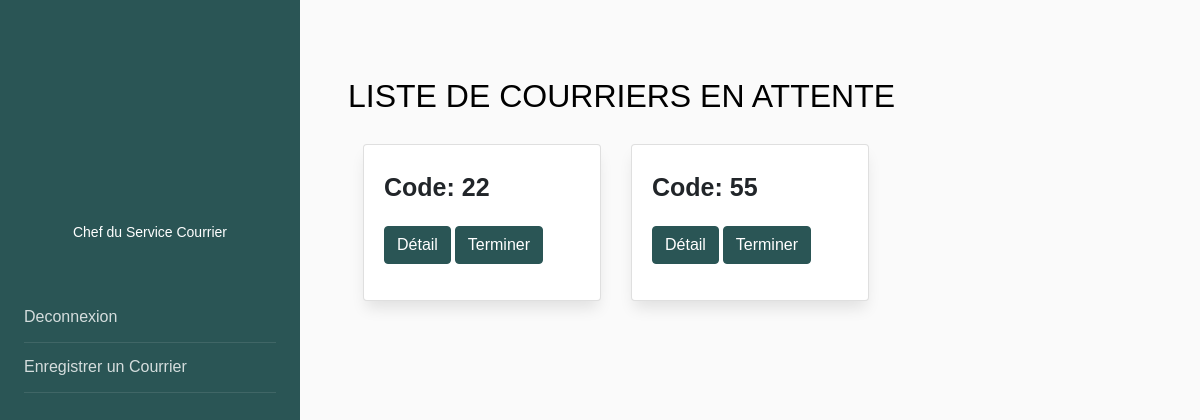
The app's page /courrier_attente/, older data.
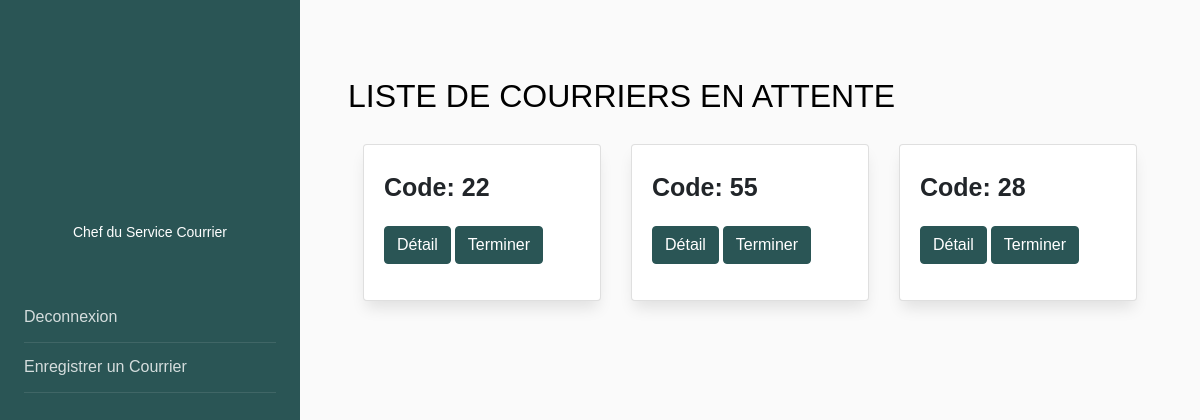
The same page, newer data.
### senat/models.py (models this page shows, shortened)
class Courrier(models.Model):
    transmetteur = models.CharField(max_length=150, choices=EMETTEUR)
    recepteur = models.CharField(max_length=100, choices=RECEPTEUR)
    types = models.CharField(max_length=100, choices=TYPES_COURRIERS)
    structure = models.CharField(max_length=100, choices=STRUCTURE, null=True, blank=True)
    code = models.CharField(max_length=100, null=False, blank=False)
    annee = models.CharField(max_length=100, null=True, blank=True)
    date = models.DateField(blank=True, null=True)
    objet = models.CharField(max_length=10000, null=False, blank=False)
    service_traitement = models.CharField(max_length=150, choices=SERVICE_TRAITEMENT)
    mention = models.CharField(max_length=100, choices=MENTION, null=True, blank=True)
    is_active = models.BooleanField(default=True)
    class Meta:
        db_table = "courrier"

### senat/views.py (the view)
# urls.py: path('courrier_attente/', views.courrier_attente, name='courrier_attente'),
def courrier_attente(request):
    courrier = Courrier.objects.filter(mention="ETUDE ET COMPTE RENDU", is_active=True)
    return render(request, 'courrier_attente.html', {"courrier": courrier})

### senat/templates/courrier_attente.html (shortened to what this page needs)
{% load static %}
{% load crispy_forms_tags %}
<!DOCTYPE html>
<html>
<head>
<link rel="stylesheet" href="https://stackpath.bootstrapcdn.com/font-awesome/4.7.0/css/font-awesome.min.css">
<link rel="stylesheet" href="https://stackpath.bootstrapcdn.com/bootstrap/4.3.1/css/bootstrap.min.css">
</head>
<body>
<div class="wrapper d-flex align-items-stretch">
    <nav id="sidebar">
        <div class="p-4 pt-5">
            <a href="#" class="img logo rounded-circle mb-3" style="background-image: url(http://frontendfreecode.com/img/user.jpg);"></a>
            <p class="text-center"> <br> Chef du Service Courrier</p>
            <ul class="list-unstyled components mb-5 mt-5">
                <li>
                    <a href="{% url 'account:index' %}">Deconnexion</a>
                </li>
                <li>
                    <a href="{% url 'senat:chef_service' %}">Enregistrer un Courrier</a>
                </li>
            </ul>
        </div>
    </nav>
    <div id="content" class="p-4 p-md-5 ">
        <h2 class="mb-4 mt-4">LISTE DE COURRIERS EN ATTENTE</h2>
            <div class="container">
                <div class="row">
                    {% for courriers in courrier %}
                    <div class="col-12 col-sm-6 col-lg-4">
                            <div class="card" style="border-color:; box-shadow: 0px 10px 15px -3px rgba(0,0,0,0.1);">
                                <div class="card-body">
                                    <p style="font-size: 25px; font-weight: bold;">
                                        Code: {{ courriers.code }}
                                    <p>
                                    <a style="color: black" href=" {% url 'senat:courrier_attente_detail' courriers.id %} ">
                                        <button type="button" class="btn btn-primary">Détail</button>
                                    </a>
                                    <button type="button" class="btn btn-primary" data-toggle="modal" data-target="#exampleModal">Terminer</button>
                                </div>
                            </div>
                    </div>
                    {% endfor %}
                </div>
            </div>
    </div>
</div>
</body>
</html>

### senat/templates/courrier_attente.html (style rules this page uses)
body { font-family: "Poppins", Arial, sans-serif; font-size: 14px; line-height: 1.8; font-weight: normal; background: #fafafa; }
a { -webkit-transition: 0.3s all ease; -o-transition: 0.3s all ease; transition: 0.3s all ease; color: #fff; }
button { -webkit-transition: 0.3s all ease; -o-transition: 0.3s all ease; transition: 0.3s all ease; }
h1, h2, h3, h4, h5, .h1, .h2, .h3, .h4, .h5 { line-height: 1.5; font-weight: 400; font-family: "Poppins", Arial, sans-serif; color: #000; }
.img { background-size: cover; background-repeat: no-repeat; background-position: center center; }
.wrapper { width: 100%; }
#sidebar { min-width: 300px; max-width: 300px; background: #2a5555; color: #fff; -webkit-transition: all 0.3s; -o-transition: all 0.3s; transition: all 0.3s; }
#sidebar .logo { display: block; width: 120px; height: 120px; margin: 0 auto; }
#sidebar ul.components { padding: 0; }
#sidebar ul li { font-size: 16px; }
#sidebar ul li a { padding: 10px 0; display: block; color: rgba(255, 255, 255, 0.8); border-bottom: 1px solid rgba(255, 255, 255, 0.1); }
#content { width: 100%; padding: 0; min-height: 100vh; -webkit-transition: all 0.3s; -o-transition: all 0.3s; transition: all 0.3s; }
.btn.btn-primary { background: #2a5555; border-color: #2a5555; }

Row changes from the older to the newer data that the page shows:
added Courrier: code "28"
